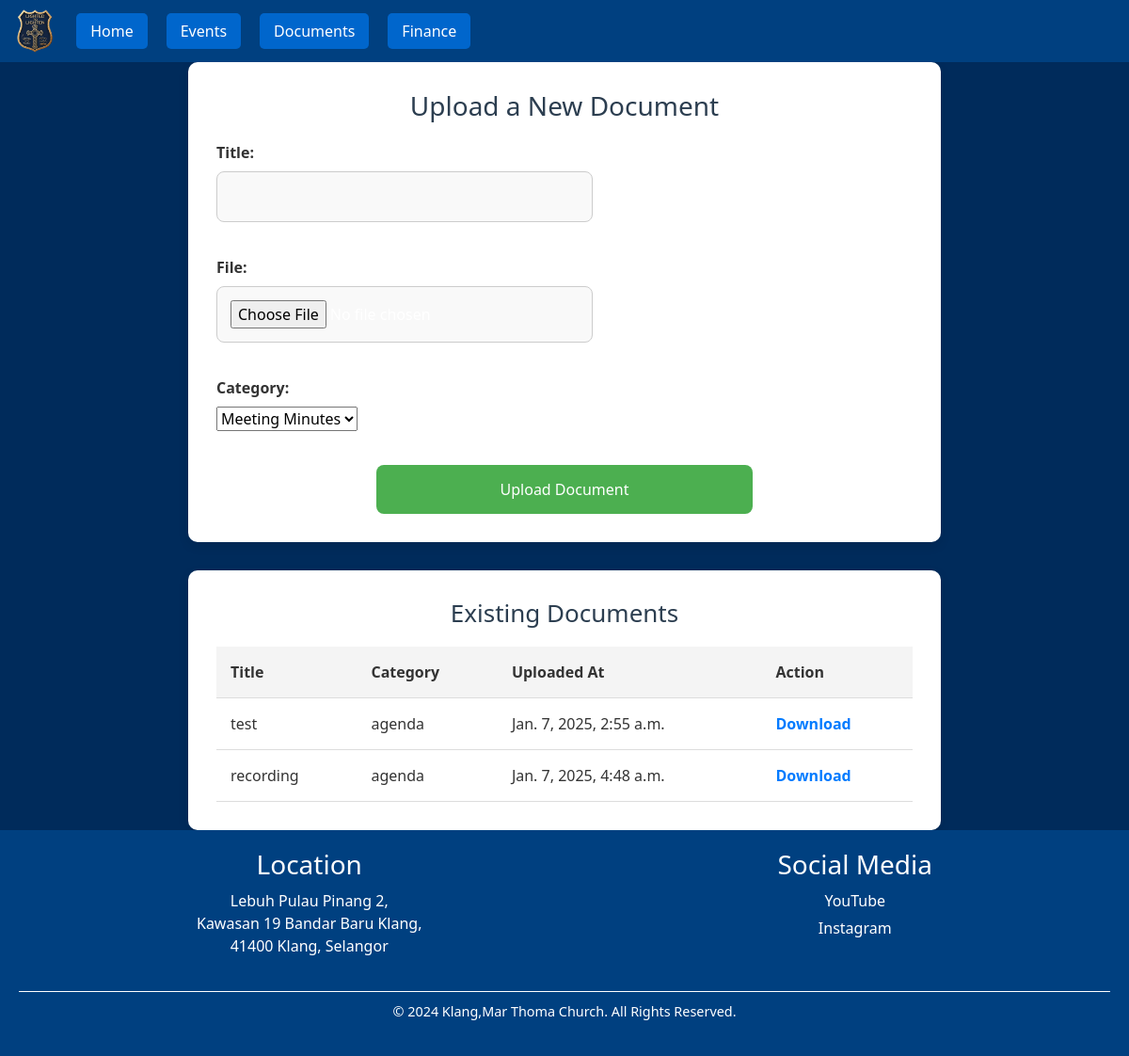
/adminlayer/documents/, run on the app's committed database.
### admin_layer/models.py (models this page shows, shortened)
class Document(models.Model):
    CATEGORY_CHOICES = [
        ('meeting_minutes', 'Meeting Minutes'),
        ('notice', 'Notice'),
        ('agenda', 'Agenda'),
        ('announcements', 'Announcements'),
    ]
    title = models.CharField(max_length=100)
    file = models.FileField(upload_to="documents/")
    category = models.CharField(max_length=50, choices=CATEGORY_CHOICES)
    uploaded_at = models.DateTimeField(auto_now_add=True)

### admin_layer/views.py (the view)
# urls.py: path('documents/', views.documents, name='documents'),
def documents(request):
    documents = Document.objects.all()
    if request.method == "POST":
        form = DocumentForm(request.POST, request.FILES)
        if form.is_valid():
            form.save()
            return redirect("documents")
    else:
        form = DocumentForm()
    return render(request, "admin_layer/documents.html", {"form": form, "documents": documents})

### admin_layer/forms.py
class DocumentForm(forms.ModelForm):
    CATEGORY_CHOICES = [
        ('meeting_minutes', 'Meeting Minutes'),
        ('notice', 'Notice'),
        ('agenda', 'Agenda'),
        ('announcements', 'Announcements'),
    ]
    category = forms.ChoiceField(choices=CATEGORY_CHOICES)
    class Meta:
        model = Document
        fields = ['title', 'file', 'category']

### admin_layer/templates/admin_layer/documents.html (shortened to what this page needs)
{% extends "admin_layer/base_admin.html" %}
{% block content %}
<div class="form-container">
    <h2>Upload a New Document</h2>
    <form method="post" enctype="multipart/form-data">
        {{ form.as_p }}
        <button type="submit">Upload Document</button>
    </form>
</div>
    <div class="document-list">
        <h2>Existing Documents</h2>
        <table>
            <thead>
                <tr>
                    <th>Title</th>
                    <th>Category</th>
                    <th>Uploaded At</th>
                    <th>Action</th>
                </tr>
            </thead>
            <tbody>
                {% for document in documents %}
                <tr>
                    <td>{{ document.title }}</td>
                    <td>{{ document.category }}</td>
                    <td>{{ document.uploaded_at }}</td>
                    <td>
                        <a href="{{ document.file.url }}" download>Download</a>
                    </td>
                </tr>
                {% endfor %}
            </tbody>
        </table>
    </div>
{% endblock %}

### static/styles/base_admin.css (style rules this page uses)
body { margin: 0; font-family: Arial, sans-serif; }

### admin_layer/templates/admin_layer/documents.html (style rules this page uses)
body { font-family: 'Segoe UI', Tahoma, Geneva, Verdana, sans-serif; margin: 0; padding: 0; background-color: #f8f9fa; }
h1, h2 { color: #343a40; }
.form-container { background-color: #fff; padding: 30px; margin-bottom: 30px; border-radius: 10px; box-shadow: 0 4px 12px rgba(0, 0, 0, 0.1); max-width: 800px; margin-left: auto; margin-right: auto; }
.form-container h2 { margin-bottom: 20px; font-size: 28px; color: #2c3e50; text-align: center; }
.form-container label { color: #333; font-size: 16px; margin-bottom: 8px; font-weight: bold; display: block; }
.form-container form { display: flex; flex-direction: column; gap: 20px; }
.form-container input[type="file"], .form-container input[type="text"], .form-container input[type="submit"], button { padding: 14px; font-size: 16px; border-radius: 8px; border: 1px solid #ccc; width: 100%; max-width: 400px; margin: 0 auto; background-color: #f9f9f9; transition: all 0.3s ease; }
.form-container button { background-color: #4CAF50; color: white; border: none; cursor: pointer; font-size: 16px; padding: 14px; text-align: center; transition: background-color 0.3s ease; }
.document-list { background-color: #fff; padding: 30px; border-radius: 10px; box-shadow: 0 4px 12px rgba(0, 0, 0, 0.1); max-width: 800px; margin-left: auto; margin-right: auto; margin-top: 20px; }
.document-list h2 { font-size: 26px; color: #2c3e50; text-align: center; margin-bottom: 20px; }
.document-list table { width: 100%; border-collapse: collapse; margin-top: 20px; }
.document-list th, .document-list td { padding: 15px; text-align: left; border-bottom: 1px solid #ddd; }
.document-list th { background-color: #f4f4f4; color: #333; font-weight: bold; }
.document-list td { background-color: #fff; color: #333; }
.document-list a { color: #007bff; text-decoration: none; font-weight: bold; }

### data on the page
Document: title "test", category "agenda", uploaded_at "Jan. 7, 2025, 2:55 a.m."
Document: title "recording", category "agenda", uploaded_at "Jan. 7, 2025, 4:48 a.m."
